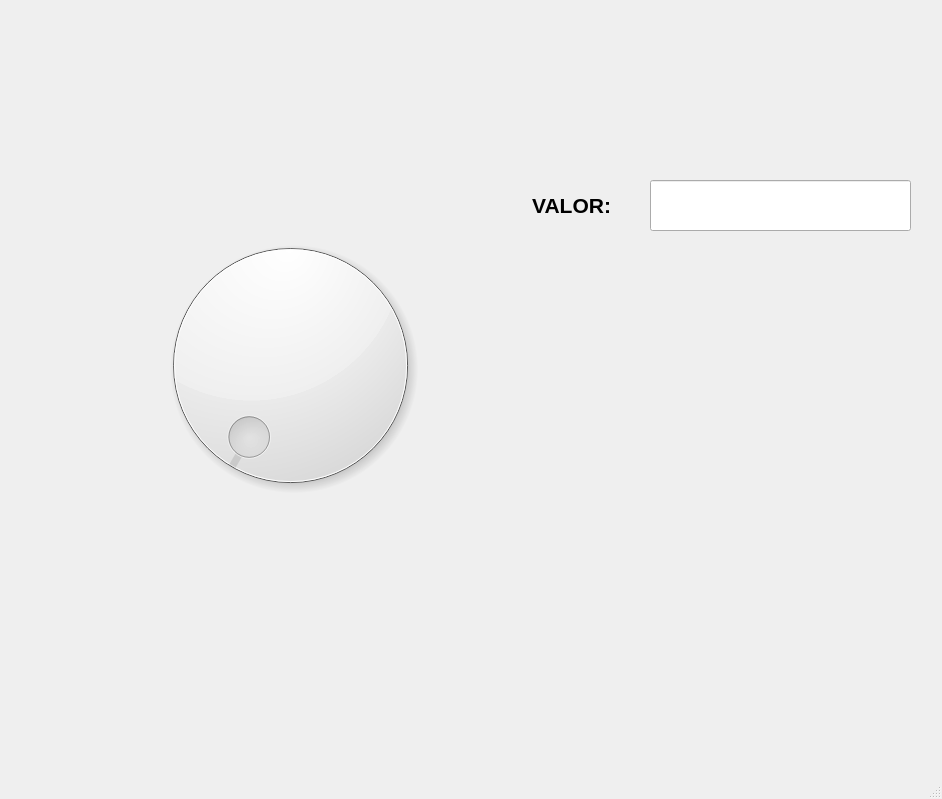
<?xml version="1.0" encoding="UTF-8"?>
<ui version="4.0">
 <class>MainWindow</class>
 <widget class="QMainWindow" name="MainWindow">
  <property name="geometry">
   <rect>
    <x>0</x>
    <y>0</y>
    <width>942</width>
    <height>799</height>
   </rect>
  </property>
  <property name="windowTitle">
   <string>MainWindow</string>
  </property>
  <widget class="QWidget" name="centralwidget">
   <widget class="QLabel" name="label">
    <property name="geometry">
     <rect>
      <x>90</x>
      <y>10</y>
      <width>791</width>
      <height>171</height>
     </rect>
    </property>
    <property name="text">
     <string/>
    </property>
    <property name="pixmap">
     <pixmap>:/UAT_FIANS/UAT</pixmap>
    </property>
    <property name="scaledContents">
     <bool>true</bool>
    </property>
   </widget>
   <widget class="QLabel" name="label_3">
    <property name="geometry">
     <rect>
      <x>750</x>
      <y>540</y>
      <width>181</width>
      <height>141</height>
     </rect>
    </property>
    <property name="text">
     <string/>
    </property>
    <property name="pixmap">
     <pixmap>:/LOGO/AmongB</pixmap>
    </property>
    <property name="scaledContents">
     <bool>true</bool>
    </property>
   </widget>
   <widget class="QDial" name="dial">
    <property name="geometry">
     <rect>
      <x>130</x>
      <y>220</y>
      <width>321</width>
      <height>291</height>
     </rect>
    </property>
    <property name="orientation">
     <enum>Qt::Horizontal</enum>
    </property>
   </widget>
   <widget class="QLabel" name="label_2">
    <property name="geometry">
     <rect>
      <x>460</x>
      <y>180</y>
      <width>151</width>
      <height>51</height>
     </rect>
    </property>
    <property name="font">
     <font>
      <pointsize>16</pointsize>
      <weight>75</weight>
      <bold>true</bold>
     </font>
    </property>
    <property name="text">
     <string>VALOR:</string>
    </property>
    <property name="alignment">
     <set>Qt::AlignRight|Qt::AlignTrailing|Qt::AlignVCenter</set>
    </property>
   </widget>
   <widget class="QLineEdit" name="txt_valor">
    <property name="geometry">
     <rect>
      <x>650</x>
      <y>180</y>
      <width>261</width>
      <height>51</height>
     </rect>
    </property>
    <property name="font">
     <font>
      <pointsize>16</pointsize>
      <weight>75</weight>
      <bold>true</bold>
     </font>
    </property>
    <property name="alignment">
     <set>Qt::AlignCenter</set>
    </property>
   </widget>
   <widget class="QLabel" name="label_4">
    <property name="geometry">
     <rect>
      <x>0</x>
      <y>0</y>
      <width>111</width>
      <height>121</height>
     </rect>
    </property>
    <property name="text">
     <string/>
    </property>
    <property name="pixmap">
     <pixmap resource="recursos_proyecto.qrc">:/NUMEROS/Imagenes/Boca_Juniors_logo18.svg.png</pixmap>
    </property>
    <property name="scaledContents">
     <bool>true</bool>
    </property>
   </widget>
   <widget class="QLabel" name="label_5">
    <property name="geometry">
     <rect>
      <x>820</x>
      <y>0</y>
      <width>121</width>
      <height>131</height>
     </rect>
    </property>
    <property name="text">
     <string/>
    </property>
    <property name="pixmap">
     <pixmap resource="recursos_proyecto.qrc">:/LOGO/Imagenes/HD-wallpaper-bob-esponja-mafioso-bob-esponja-gangster-mafioso-meme.jpg</pixmap>
    </property>
    <property name="scaledContents">
     <bool>true</bool>
    </property>
   </widget>
   <widget class="QLabel" name="label_6">
    <property name="geometry">
     <rect>
      <x>110</x>
      <y>0</y>
      <width>701</width>
      <height>81</height>
     </rect>
    </property>
    <property name="text">
     <string/>
    </property>
    <property name="pixmap">
     <pixmap resource="recursos_proyecto.qrc">:/UAT_FIANS/Imagenes/FIANS.png</pixmap>
    </property>
    <property name="scaledContents">
     <bool>true</bool>
    </property>
   </widget>
  </widget>
  <widget class="QMenuBar" name="menubar">
   <property name="geometry">
    <rect>
     <x>0</x>
     <y>0</y>
     <width>942</width>
     <height>22</height>
    </rect>
   </property>
  </widget>
  <widget class="QStatusBar" name="statusbar"/>
 </widget>
 <resources>
  <include location="recursos_proyecto.qrc"/>
 </resources>
 <connections/>
</ui>
